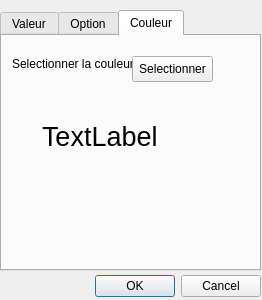
<ui version="4.0" >
 <class>ModifBuildClass</class>
 <widget class="QDialog" name="ModifBuildClass" >
  <property name="geometry" >
   <rect>
    <x>0</x>
    <y>0</y>
    <width>262</width>
    <height>300</height>
   </rect>
  </property>
  <property name="windowTitle" >
   <string>modifer building class</string>
  </property>
  <widget class="QDialogButtonBox" name="buttonBox" >
   <property name="geometry" >
    <rect>
     <x>-80</x>
     <y>270</y>
     <width>341</width>
     <height>32</height>
    </rect>
   </property>
   <property name="orientation" >
    <enum>Qt::Horizontal</enum>
   </property>
   <property name="standardButtons" >
    <set>QDialogButtonBox::Cancel|QDialogButtonBox::NoButton|QDialogButtonBox::Ok</set>
   </property>
  </widget>
  <widget class="QTabWidget" name="wTab" >
   <property name="geometry" >
    <rect>
     <x>0</x>
     <y>10</y>
     <width>261</width>
     <height>261</height>
    </rect>
   </property>
   <property name="currentIndex" >
    <number>2</number>
   </property>
   <widget class="QWidget" name="Value" >
    <attribute name="title" >
     <string>Valeur</string>
    </attribute>
    <widget class="QGroupBox" name="groupBox" >
     <property name="geometry" >
      <rect>
       <x>10</x>
       <y>10</y>
       <width>241</width>
       <height>101</height>
      </rect>
     </property>
     <property name="title" >
      <string>Hauteur</string>
     </property>
     <widget class="QCheckBox" name="hauteurCheck" >
      <property name="geometry" >
       <rect>
        <x>10</x>
        <y>20</y>
        <width>70</width>
        <height>19</height>
       </rect>
      </property>
      <property name="text" >
       <string>Actif</string>
      </property>
     </widget>
     <widget class="QLabel" name="label" >
      <property name="geometry" >
       <rect>
        <x>10</x>
        <y>40</y>
        <width>57</width>
        <height>16</height>
       </rect>
      </property>
      <property name="text" >
       <string>Operateur :</string>
      </property>
     </widget>
     <widget class="QLabel" name="label_2" >
      <property name="geometry" >
       <rect>
        <x>10</x>
        <y>70</y>
        <width>46</width>
        <height>14</height>
       </rect>
      </property>
      <property name="text" >
       <string>Valeur :</string>
      </property>
     </widget>
     <widget class="QComboBox" name="operatorHauteur" >
      <property name="geometry" >
       <rect>
        <x>80</x>
        <y>40</y>
        <width>151</width>
        <height>22</height>
       </rect>
      </property>
     </widget>
     <widget class="QLineEdit" name="valHauteur" >
      <property name="geometry" >
       <rect>
        <x>80</x>
        <y>70</y>
        <width>113</width>
        <height>20</height>
       </rect>
      </property>
     </widget>
    </widget>
    <widget class="QGroupBox" name="groupBox_2" >
     <property name="geometry" >
      <rect>
       <x>10</x>
       <y>120</y>
       <width>241</width>
       <height>101</height>
      </rect>
     </property>
     <property name="title" >
      <string>Aire</string>
     </property>
     <widget class="QCheckBox" name="aireCheck" >
      <property name="geometry" >
       <rect>
        <x>10</x>
        <y>20</y>
        <width>70</width>
        <height>19</height>
       </rect>
      </property>
      <property name="text" >
       <string>Actif</string>
      </property>
     </widget>
     <widget class="QLabel" name="label_3" >
      <property name="geometry" >
       <rect>
        <x>10</x>
        <y>40</y>
        <width>57</width>
        <height>16</height>
       </rect>
      </property>
      <property name="text" >
       <string>Operateur :</string>
      </property>
     </widget>
     <widget class="QLabel" name="label_4" >
      <property name="geometry" >
       <rect>
        <x>10</x>
        <y>70</y>
        <width>46</width>
        <height>14</height>
       </rect>
      </property>
      <property name="text" >
       <string>Valeur :</string>
      </property>
     </widget>
     <widget class="QComboBox" name="operatorAire" >
      <property name="geometry" >
       <rect>
        <x>80</x>
        <y>40</y>
        <width>151</width>
        <height>22</height>
       </rect>
      </property>
     </widget>
     <widget class="QLineEdit" name="valAire" >
      <property name="geometry" >
       <rect>
        <x>80</x>
        <y>70</y>
        <width>113</width>
        <height>20</height>
       </rect>
      </property>
     </widget>
    </widget>
   </widget>
   <widget class="QWidget" name="Option" >
    <attribute name="title" >
     <string>Option</string>
    </attribute>
    <widget class="QCheckBox" name="FlatRoof" >
     <property name="geometry" >
      <rect>
       <x>10</x>
       <y>10</y>
       <width>111</width>
       <height>19</height>
      </rect>
     </property>
     <property name="text" >
      <string>BOOL--FLAT-ROOF</string>
     </property>
    </widget>
   </widget>
   <widget class="QWidget" name="tab" >
    <attribute name="title" >
     <string>Couleur</string>
    </attribute>
    <widget class="QLabel" name="label_5" >
     <property name="geometry" >
      <rect>
       <x>10</x>
       <y>20</y>
       <width>121</width>
       <height>16</height>
      </rect>
     </property>
     <property name="text" >
      <string>Selectionner la couleur :</string>
     </property>
    </widget>
    <widget class="QPushButton" name="selectionnerCouleur" >
     <property name="geometry" >
      <rect>
       <x>130</x>
       <y>20</y>
       <width>81</width>
       <height>26</height>
      </rect>
     </property>
     <property name="text" >
      <string>Selectionner</string>
     </property>
    </widget>
    <widget class="QLabel" name="showSelectColor" >
     <property name="geometry" >
      <rect>
       <x>40</x>
       <y>80</y>
       <width>161</width>
       <height>41</height>
      </rect>
     </property>
     <property name="font" >
      <font>
       <pointsize>20</pointsize>
      </font>
     </property>
     <property name="text" >
      <string>TextLabel</string>
     </property>
    </widget>
   </widget>
  </widget>
 </widget>
 <resources/>
 <connections>
  <connection>
   <sender>buttonBox</sender>
   <signal>accepted()</signal>
   <receiver>ModifBuildClass</receiver>
   <slot>accept()</slot>
   <hints>
    <hint type="sourcelabel" >
     <x>248</x>
     <y>254</y>
    </hint>
    <hint type="destinationlabel" >
     <x>157</x>
     <y>274</y>
    </hint>
   </hints>
  </connection>
  <connection>
   <sender>buttonBox</sender>
   <signal>rejected()</signal>
   <receiver>ModifBuildClass</receiver>
   <slot>reject()</slot>
   <hints>
    <hint type="sourcelabel" >
     <x>316</x>
     <y>260</y>
    </hint>
    <hint type="destinationlabel" >
     <x>286</x>
     <y>274</y>
    </hint>
   </hints>
  </connection>
 </connections>
</ui>
